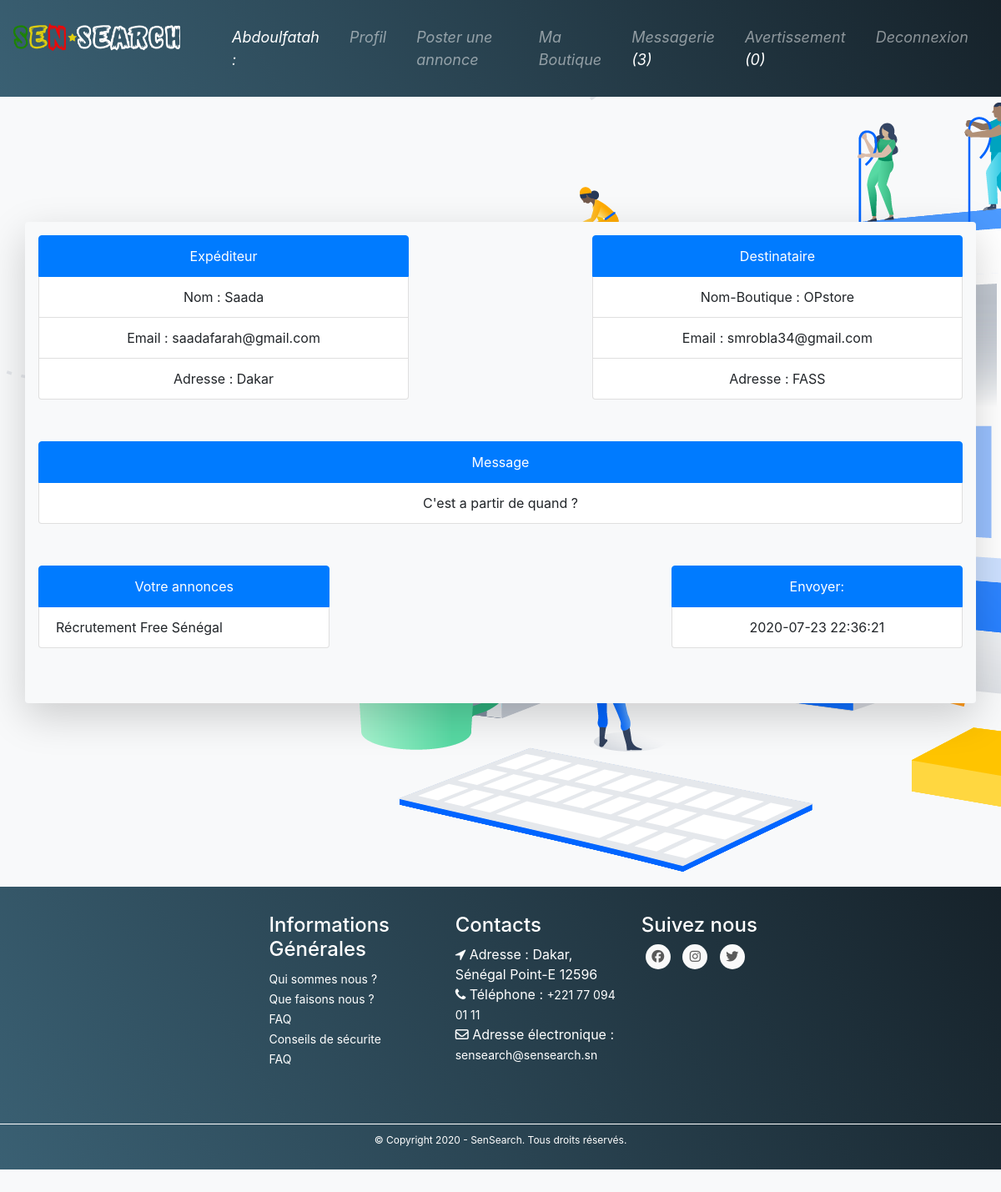
Screenshot of /users/view_message.php?id=2 (signed in) with the database file from the repository.
### tables this page shows
CREATE TABLE `message_client` (
  `id` int(11) NOT NULL,
  `id_annonce` int(11) NOT NULL,
  `nom` varchar(255) NOT NULL,
  `adresse` varchar(255) NOT NULL,
  `email` varchar(255) NOT NULL,
  `sujet` varchar(255) NOT NULL,
  `message` text NOT NULL,
  `nom_boutique` varchar(255) NOT NULL,
  `date` timestamp NOT NULL DEFAULT current_timestamp() ON UPDATE current_timestamp()
);

CREATE TABLE `inscription` (
  `id` int(11) NOT NULL,
  `nom` varchar(255) NOT NULL,
  `prenom` varchar(255) NOT NULL,
  `email` varchar(255) NOT NULL,
  `telephone` varchar(255) NOT NULL,
  `password` text NOT NULL,
  `nom_boutique` varchar(255) NOT NULL,
  `ville` int(11) NOT NULL,
  `adresse` varchar(255) NOT NULL,
  `statut` int(11) NOT NULL,
  `info_boutique` text NOT NULL,
  `date_inscription` timestamp NOT NULL DEFAULT current_timestamp()
);

CREATE TABLE `annonces` (
  `id` int(11) NOT NULL,
  `boutique` int(11) NOT NULL,
  `titre_annonce` varchar(255) NOT NULL,
  `type_annonce` int(11) NOT NULL,
  `prix_annonce` int(11) NOT NULL,
  `terme` int(11) NOT NULL,
  `garantie` int(11) NOT NULL,
  `description` text NOT NULL,
  `img` text NOT NULL,
  `date_annonce` timestamp NOT NULL DEFAULT current_timestamp()
);

### users/view_message.php (the view, shortened to what this page needs)
<?php require 'head_user.php'; ?>
<?php require '../connexionDB.php'; ?>
<?php
if (!empty($_GET['id'])) {
	$id = htmlspecialchars($_GET['id']);
}
else
{
	header("Location:message.php");
}
$sql = $bdd->prepare("SELECT * FROM message_client WHERE id = ?");
$sql->execute(array($id));
$data = $sql->fetch();
$req = $bdd->prepare("SELECT email , adresse FROM inscription WHERE nom_boutique = ?");
$req->execute(array($data['nom_boutique']));
$rep = $req->fetch();
$titres = $bdd->prepare("SELECT * FROM annonces WHERE id = ?");
$titres->execute(array($data['id_annonce']));
$titre = $titres->fetch();
 ?>
<div class="container bg-light shadow-lg p-3 mb-5 rounded">
	<div class="row">
		<div class="col-md-5">
			<ul class="list-group">
				<li class="list-group-item active"><center>Expéditeur</center></li>
				<li class="list-group-item"><center>Nom : <?php echo  $data['nom'] ?></center></li>
				<li class="list-group-item"><center>Email : <?php echo $data['email']; ?></center></li>
				<li class="list-group-item"><center>Adresse : <?php echo $data['adresse']; ?></center></li>
			</ul>
		</div>
		<div class="col-md-2">
		</div>
		<div class="col-md-5">
			<ul class="list-group">
				<li class="list-group-item active"><center>Destinataire</center></li>
				<li class="list-group-item"><center>Nom-Boutique : <?php echo $data['nom_boutique'];  ?></center></li>
				<li class="list-group-item"><center>Email : <?php echo $rep['email']; ?></center></li>
				<li class="list-group-item"><center>Adresse : <?php echo $rep['adresse']; ?></center></li>
			</ul>
		</div>
	</div>
	<div class="row">
		<div class="col-md-12">
			<ul class="list-group">
				<li class="list-group-item active"><center>Message</center></li>
				<li class="list-group-item"><center><?php echo $data['message']; ?></center></li>
			</ul>
		</div>
	</div>
	<div class="row">
		<div class="col-md-4">
			<ul class="list-group">
				<li class="list-group-item active"><center>Votre annonces</center></li>
				<li class="list-group-item"><?php echo $titre['titre_annonce']; ?></li>
			</ul>
		</div>
		<div class="col-md-4">
		</div>
		<div class="col-md-4">
			<ul class="list-group">
				<li class="list-group-item active"><center>Envoyer:</center></li>
				<li class="list-group-item"><center><?php echo $data['date']; ?></center></li>
			</ul>
		</div>
	</div>
</div>
<?php require '../home/footer.php'; ?>

### home/footer.php (style rules this page uses)
body { background-color: #f8f9fa; background-image: url(../images/Homepage.png); background-repeat: no-repeat; width: auto; }

### users/view_message.php (style rules this page uses)
.container { border-radius: 12px; padding: 20px; }
.row { margin-bottom: 50px; }

### rows the page displays
message_client: nom "Saada", email "saadafarah@gmail.com", adresse "Dakar", nom_boutique "OPstore", message "C'est a partir de quand ?", date "2020-07-23 22:36:21"
inscription: email "smrobla34@gmail.com", adresse "FASS"
annonces: titre_annonce "Récrutement Free Sénégal"

### other values shown
$_SESSION['nom'] "Abdoulfatah"
$count['messages'] "3"
$alert['nb'] "0"
